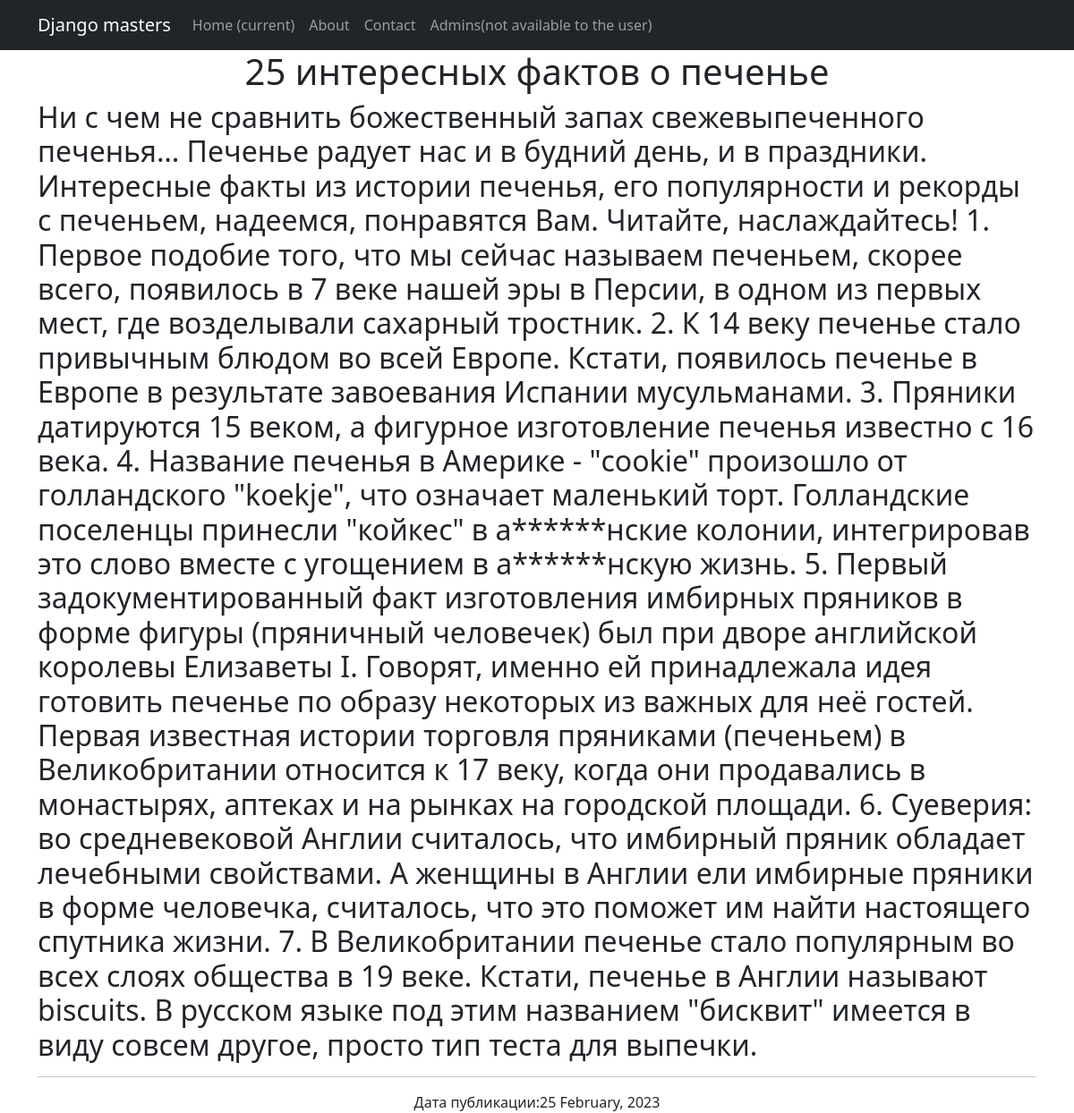
The app's page /NewsPaper/5, older data.
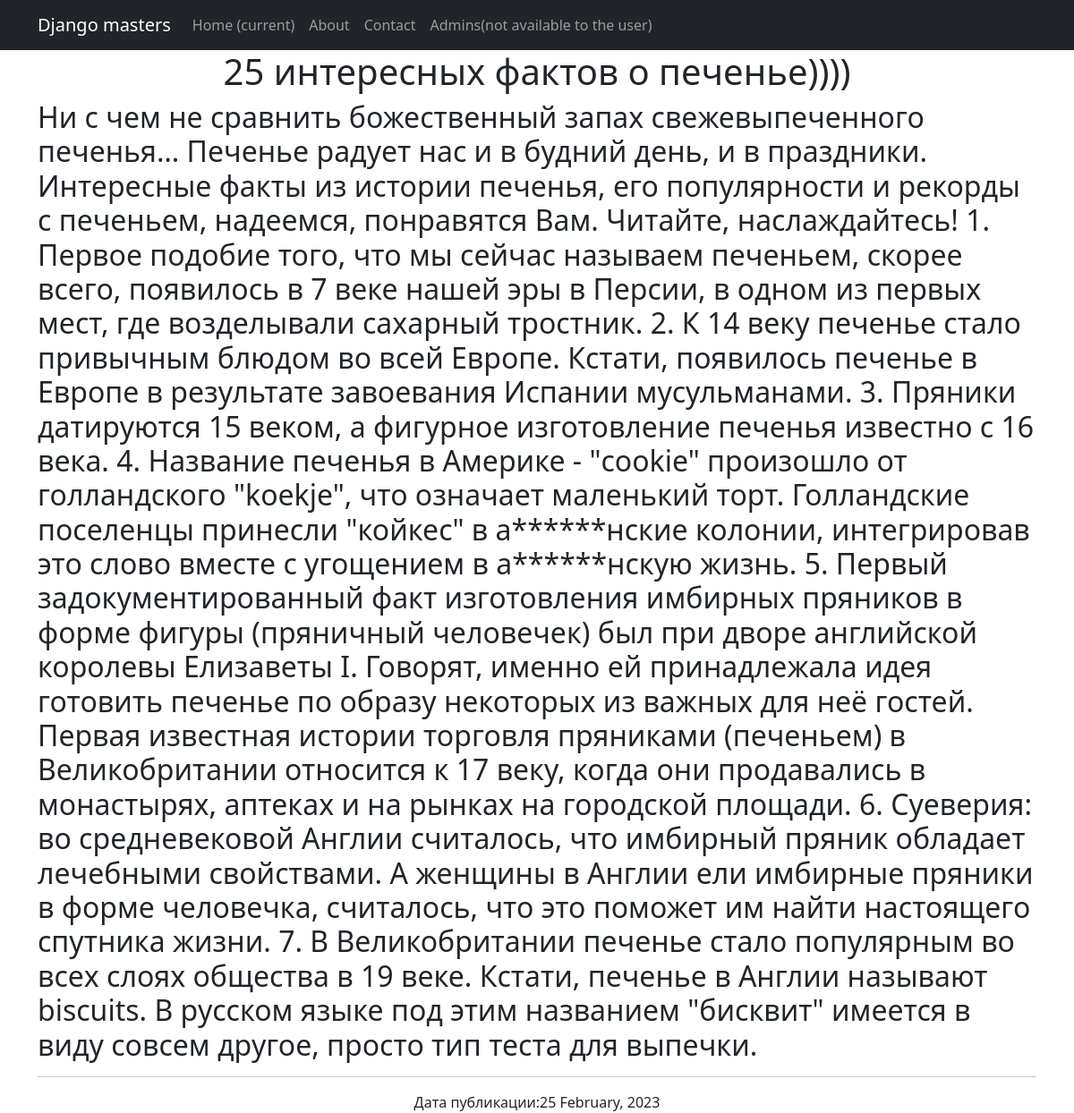
The same page, newer data.
### news/models.py (models this page shows, shortened)
class Post(models.Model):
    news = 'NE'
    article = 'AR'
    FIELD = [
        (news, 'Новость'),
        (article, 'Статья')
    ]
    article_or_news = models.CharField(max_length=2, choices=FIELD)
    data_time = models.DateTimeField(auto_now_add=True)
    name_news = models.CharField(max_length=255)
    text_news = models.TextField()
    rating_news = models.IntegerField(default=0)
    author_post = models.ForeignKey(Author, on_delete=models.CASCADE)
    post_category = models.ManyToManyField(Category, through='PostCategory')

### news/views.py (the view)
# urls.py: path('<int:pk>', NewsBlockDetail.as_view(), name='news_detail'),
class NewsBlockDetail(DetailView):
    model = Post
    template_name = 'news_block.html'
    context_object_name = 'news_block'

### news/templatetags/words_filters.py (called while the page is built)
    @register.filter()
    def curse(value):
        for i, j in CURSE_WORDS.items():
            value = value.replace(i, j)
        return value

### templates/news_block.html (shortened to what this page needs)
{% extends 'flatpages/default.html' %}
{% load words_filters %}
{% block content %}
<h1>{{ news_block.name_news|curse }}</h1>
<h2 style="text-align: left;">{{ news_block.text_news|curse }}</h2>
<hr>
<h style="text-align: left;">Дата публикации:{{ news_block.data_time|date:"d E, Y" }}</h>
{% endblock content %}

Row changes from the older to the newer data that the page shows:
changed Post: name_news|curse "25 интересных фактов о печенье" → "25 интересных фактов о печенье))))"
